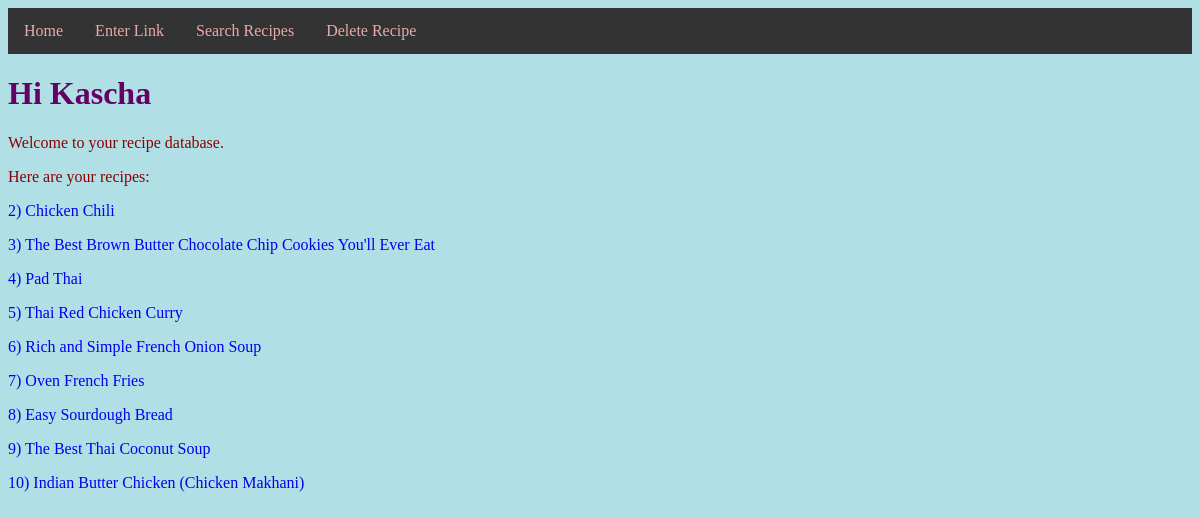
Before: / with the older database file.
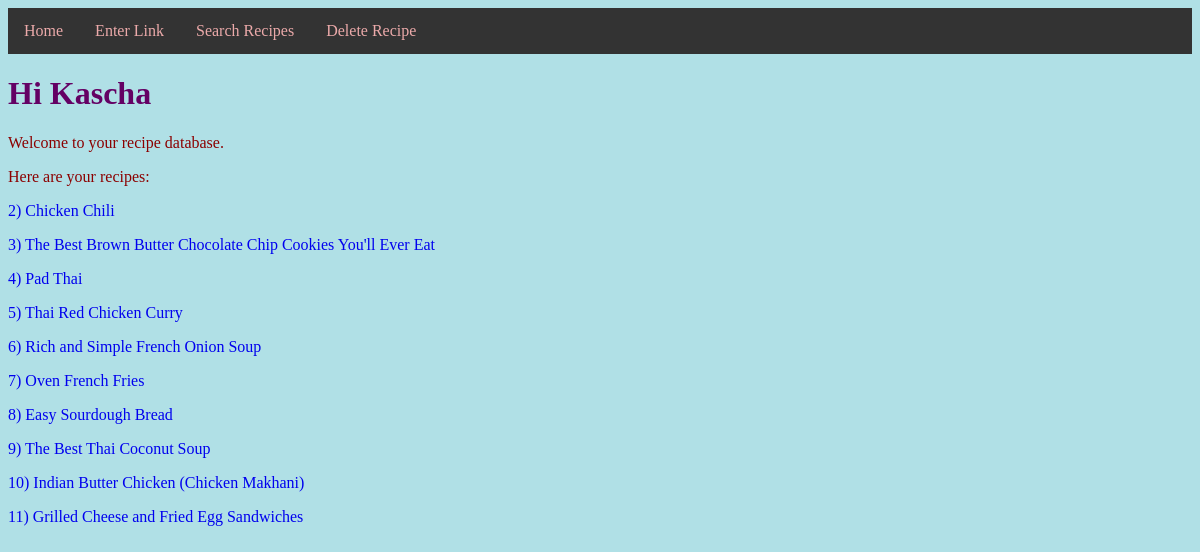
After: the same page with the newer database file.
### recipeapp/models.py (models this page shows, shortened)
class Recipe(db.Model):
    __tablename__ = 'recipes'
    id = db.Column(db.Integer, primary_key=True)
    title = db.Column(db.String(), nullable = False)
    source = db.Column(db.String())
    preptime = db.Column(db.Interval())
    cooktime = db.Column(db.Interval())
    totaltime = db.Column(db.Interval())
    serves = db.Column(db.String(30))
    directions = db.relationship('Directions', backref = 'recipe', cascade="all, delete-orphan")
    ingredients = db.relationship('Ingredient', backref = 'recipe', cascade="all, delete-orphan")

### recipeapp/routes.py (the view)
@app.route('/')
def home():
    recipes = Recipe.query.all()
    return render_template('home.html', recipes=recipes)

### recipeapp/templates/home.html (shortened to what this page needs)
{% extends 'layout.html' %}
{% block content %}
    <h1>Hi Kascha</h1>
    <p>Welcome to your recipe database.</p>
    <p>Here are your recipes:</p>
    {% for recipe in recipes %}
    <a href= "{{ url_for('showrecipe', id=recipe.id) }}"> {{recipe.id}}) {{ recipe.title }}</a>
    {% endfor %}
{% endblock content %}

Changed rows visible on the page:
added Recipe: id "11", title "Grilled Cheese and Fried Egg Sandwiches"
